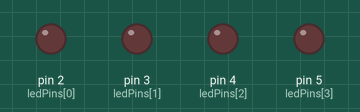
Recording of a sketch running on a simulated Arduino Uno, built with avr-gcc and run on an emulated ATmega328P. Shown: output pins drawn as LEDs (lit = HIGH).

Above: at 0.2 s.
At 1.0 s:
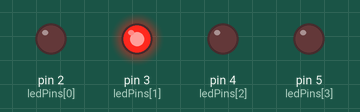
At 1.8 s:
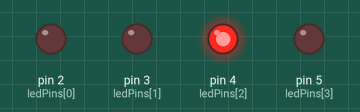
At 3.8 s:
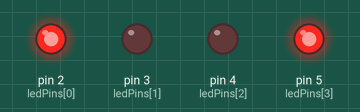
At 5.8 s:
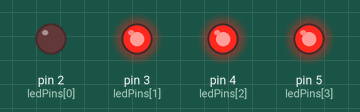
At 7.8 s:
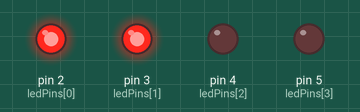
Timing chart, 0 to 8.3 s (numbered marks = the images above):
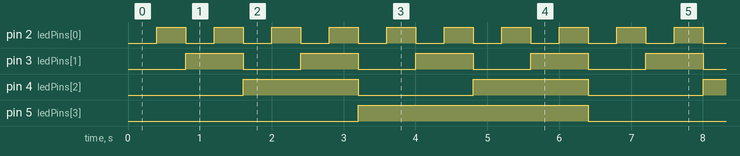

The sketch:

sketch.ino
```cpp
const byte NUM_BITS = 4;
const int ledPins[8] = {2, 3, 4, 5, 6, 7, 8, 9};
const unsigned int INTERVALO_MS = 400;

void setup() {
  for (byte i = 0; i < NUM_BITS; i++) {
    pinMode(ledPins[i], OUTPUT);
    digitalWrite(ledPins[i], LOW);
  }
}

void loop() {
  for (unsigned int valor = 0; valor < (1U << NUM_BITS); valor++) {
    mostraBinario(valor);
    delay(INTERVALO_MS);
  }
}

void mostraBinario(unsigned int valor) {
  for (byte bit = 0; bit < NUM_BITS; bit++) {
    bool estado = (valor >> bit) & 0x01;
    digitalWrite(ledPins[bit], estado ? HIGH : LOW);
  }
}
```

Measured:
- by itself, pin 2 (ledPins[0]): alternates HIGH for 0.40 s and LOW for 0.40 s
- by itself, pin 3 (ledPins[1]): alternates HIGH for 0.80 s and LOW for 0.80 s
- by itself, pin 4 (ledPins[2]): alternates HIGH for 1.6 s and LOW for 1.6 s
- by itself, pin 5 (ledPins[3]): alternates HIGH for 3.2 s and LOW for 3.2 s
